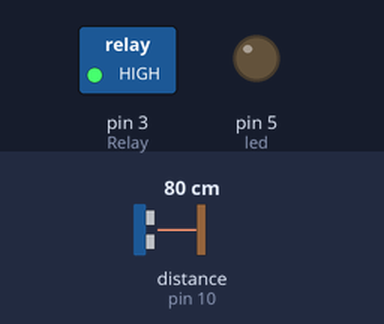
The sketch below on a simulated Arduino Uno, built with avr-gcc and run on an emulated ATmega328P. Shown: switched loads named in the sketch (green lamp = pin HIGH), output pins drawn as LEDs (lit = HIGH). Wiring (inferred from the names in the program): ultrasonic range finder: trigger pin 9; echo pin 10. The test bench sets the inputs (shaded band); at power-on: distance to the obstacle (sensor on pin 10) 80 cm. The echo pulse lasts 58.3 µs per cm; pins used as bus, display or sensor lines are not drawn; what the sketch prints to the serial monitor is not drawn.

Above: at 3.8 s.
3.9 s: distance to the obstacle (sensor on pin 10) set to 7 cm
9.2 s: distance to the obstacle (sensor on pin 10) set to 4 cm
At 15.2 s:
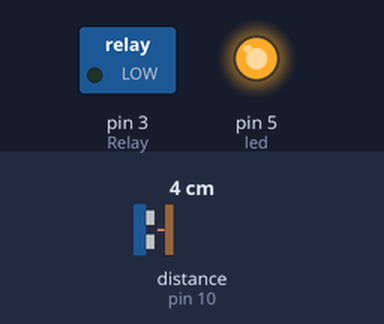
15.5 s: distance to the obstacle (sensor on pin 10) set to 9 cm
At 21.1 s:
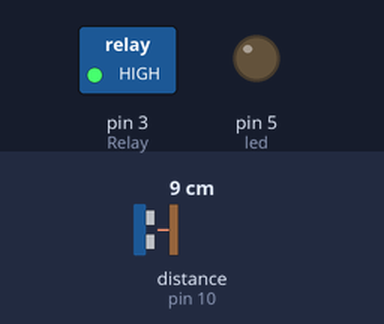
21.5 s: distance to the obstacle (sensor on pin 10) set to 2 cm
At 27.0 s:
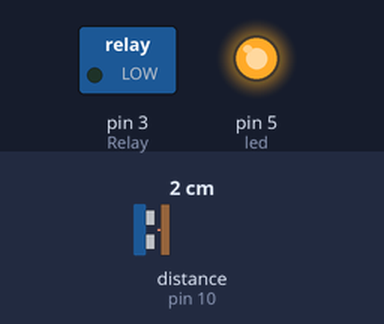
Timing chart, 0 to 28.5 s (numbered marks = the images above; inputs shaded):
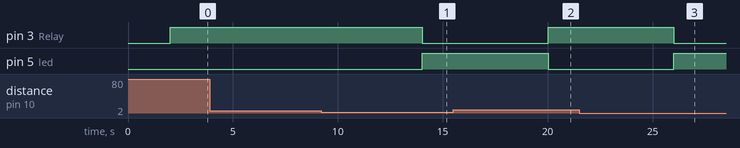

Measured:
- the behaviour switches between 6 and 5 cm on distance to the obstacle (sensor on pin 10) (found by bisection; images 0 and 1)
- after the input at 3.9 s, every drawn part: stays the same
- after the input at 9.2 s, pin 3 (Relay): HIGH → LOW after 4.8 s; pin 5 (led): LOW → HIGH after 4.8 s
- after the input at 15.5 s, pin 3 (Relay): LOW → HIGH after 4.5 s; pin 5 (led): HIGH → LOW after 4.5 s
- after the input at 21.5 s, pin 3 (Relay): HIGH → LOW after 4.5 s; pin 5 (led): LOW → HIGH after 4.5 s

The sketch:

Arduino_WaterDispenser.ino
```cpp
// defines pins numbers
#define trigPin 9
#define echoPin 10
#define led 5
#define Relay 3

// defines variables
long duration;
int distance;

void setup() {
pinMode(trigPin, OUTPUT); // Sets the trigPin as an Output
pinMode(echoPin, INPUT); // Sets the echoPin as an Input
Serial.begin(9600); // To start serial communication  at a rate of 9600 bits per second.
pinMode(led,OUTPUT);
pinMode(Relay, OUTPUT);
}

void loop() {
// Clears the trigPin
digitalWrite(trigPin, LOW);
delayMicroseconds(2);

// Sets the trigPin on HIGH state for 10 micro seconds
digitalWrite(trigPin, HIGH);
delayMicroseconds(10);
digitalWrite(trigPin, LOW);

// Reads the echoPin, returns the sound wave travel time in microseconds
duration = pulseIn(echoPin, HIGH);

// Calculating the distance
distance= duration*0.034/2;

// Prints the distance on the Serial Monitor
Serial.print("Distance: ");
Serial.println(distance);
delay(2000);


if(distance <5){
  Serial.print("Start Pumping");
  digitalWrite(led, HIGH);
  digitalWrite(Relay, LOW);
  delay(1000);
}
else{
  Serial.print("Stop Pumping");
    digitalWrite(Relay, HIGH);
     digitalWrite(led, LOW);
     delay(1000);
}

}
```
